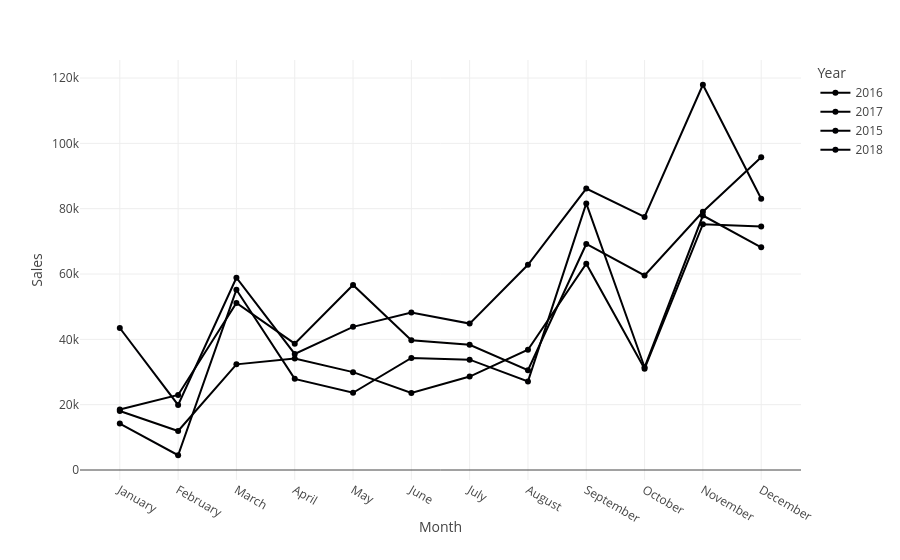

Source (notebook cell):
### Code cell
df["Month"] = df["Order Date"].dt.month_name()

monthly_sales = df.groupby(
    ["Year","Month"]
)["Sales"].sum().reset_index()

monthly_sales

month_order = [
    "January","February","March","April",
    "May","June","July","August",
    "September","October","November","December"
]

monthly_sales["Month"] = pd.Categorical(
    monthly_sales["Month"],
    categories=month_order,
    ordered=True
)

monthly_sales = monthly_sales.sort_values("Month")

fig = px.line(
    monthly_sales,
    x="Month",
    y="Sales",
    color="Year",
    markers=True
)

fig.show()

### Figure 1 — Plotly figure (JSON) as saved in the notebook; plotly's stock layout.template omitted (floating-point values rounded to 4 significant figures)
{"data": [{"hovertemplate": "Year=2016<br>Month=%{x}<br>Sales=%{y}<extra></extra>", "legendgroup": "2016", "line": {"color": "#000001", "dash": "solid"}, "marker": {"symbol": "circle"}, "mode": "lines+markers", "name": "2016", "orientation": "v", "showlegend": true, "type": "scatter", "x": ["January", "February", "March", "April", "May", "June", "July", "August", "September", "October", "November", "December"], "xaxis": "x", "y": [18070.0, 11950.0, 32340.0, 34150.0, 29960.0, 23600.0, 28610.0, 36820.0, 63130.0, 31010.0, 75250.0, 74540.0], "yaxis": "y"}, {"hovertemplate": "Year=2017<br>Month=%{x}<br>Sales=%{y}<extra></extra>", "legendgroup": "2017", "line": {"color": "#000002", "dash": "solid"}, "marker": {"symbol": "circle"}, "mode": "lines+markers", "name": "2017", "orientation": "v", "showlegend": true, "type": "scatter", "x": ["January", "February", "March", "April", "May", "June", "July", "August", "September", "October", "November", "December"], "xaxis": "x", "y": [18540.0, 22980.0, 51170.0, 38680.0, 56660.0, 39720.0, 38320.0, 30540.0, 69190.0, 59580.0, 79070.0, 95740.0], "yaxis": "y"}, {"hovertemplate": "Year=2015<br>Month=%{x}<br>Sales=%{y}<extra></extra>", "legendgroup": "2015", "line": {"color": "#000003", "dash": "solid"}, "marker": {"symbol": "circle"}, "mode": "lines+markers", "name": "2015", "orientation": "v", "showlegend": true, "type": "scatter", "x": ["January", "February", "March", "April", "May", "June", "July", "August", "September", "October", "November", "December"], "xaxis": "x", "y": [14210.0, 4520.0, 55210.0, 27910.0, 23640.0, 34320.0, 33780.0, 27120.0, 81620.0, 31450.0, 77910.0, 68170.0], "yaxis": "y"}, {"hovertemplate": "Year=2018<br>Month=%{x}<br>Sales=%{y}<extra></extra>", "legendgroup": "2018", "line": {"color": "#000004", "dash": "solid"}, "marker": {"symbol": "circle"}, "mode": "lines+markers", "name": "2018", "orientation": "v", "showlegend": true, "type": "scatter", "x": ["January", "February", "March", "April", "May", "June", "July", "August", "September", "October", "November", "December"], "xaxis": "x", "y": [43480.0, 19920.0, 58860.0, 35540.0, 43830.0, 48190.0, 44830.0, 62840.0, 86150.0, 77450.0, 117900.0, 83030.0], "yaxis": "y"}], "layout": {"legend": {"title": {"text": "Year"}, "tracegroupgap": 0}, "margin": {"t": 60}, "xaxis": {"anchor": "y", "domain": [0, 1], "title": {"text": "Month"}}, "yaxis": {"anchor": "x", "domain": [0, 1], "title": {"text": "Sales"}}}}
